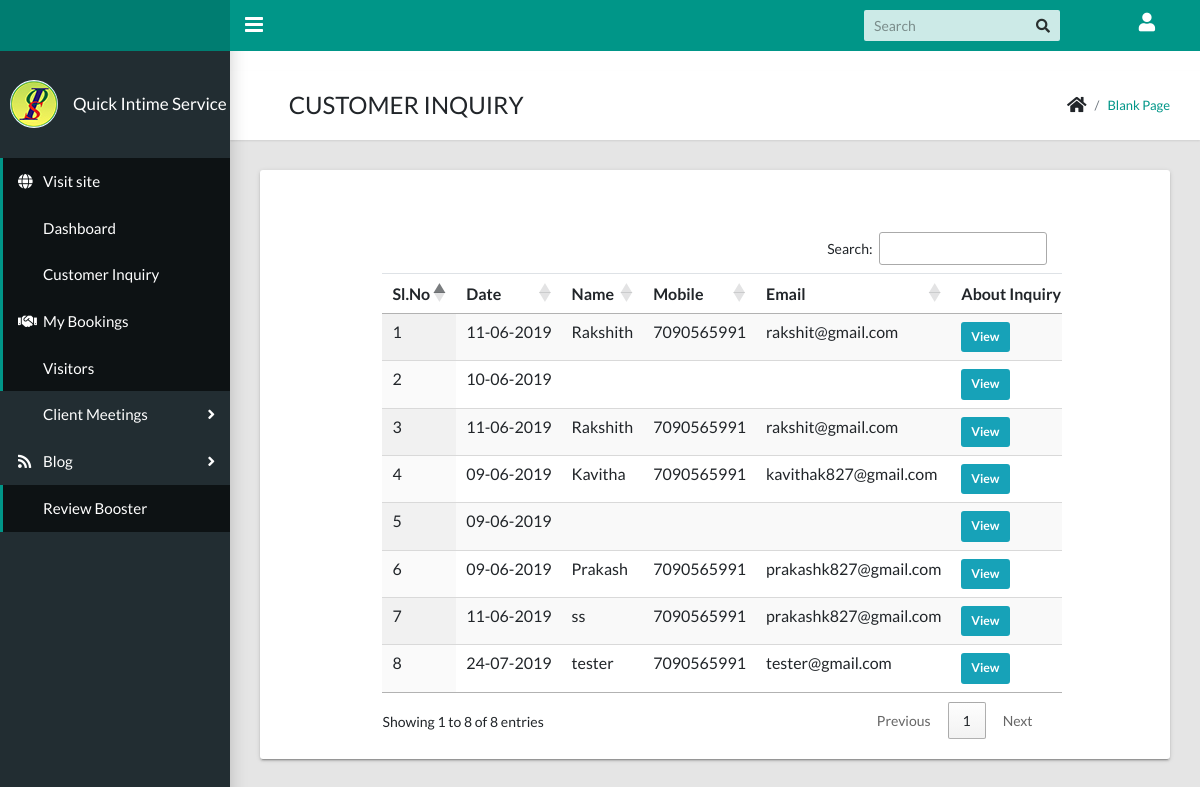
Screenshot of /Reference_Website/admin/customer_inquiry.php (signed in) with the database file from the repository.
### tables this page shows
CREATE TABLE IF NOT EXISTS `enquiry` (
  `id` int(200) NOT NULL AUTO_INCREMENT,
  `date` varchar(20) NOT NULL,
  `name` varchar(50) NOT NULL,
  `email` varchar(50) NOT NULL,
  `mobile` varchar(15) NOT NULL,
  `msg` text NOT NULL,
  PRIMARY KEY (`id`)
);

### Reference_Website/admin/customer_inquiry.php (the view, shortened to what this page needs)
<?php
include_once('../db/db.php');
?>
<!DOCTYPE html>
<html lang="en">
  <head>
    <link rel="stylesheet" type="text/css" href="css/main.css">
	<link rel="stylesheet" href="https://cdn.datatables.net/1.10.19/css/jquery.dataTables.min.css"/>
	<link rel="stylesheet" href="https://cdn.datatables.net/buttons/1.5.2/css/buttons.dataTables.min.css"/>
    <link rel="stylesheet" type="text/css" href="https://maxcdn.bootstrapcdn.com/font-awesome/4.7.0/css/font-awesome.min.css">
	<link rel="stylesheet" href="https://use.fontawesome.com/releases/v5.8.1/css/all.css">
  </head>
  <body class="app sidebar-mini rtl">
		<?php include_once('menu.php');?>
    <main class="app-content">
      <div class="app-title">
        <div>
          <h1><i class="fa fa-dashboard"></i> CUSTOMER INQUIRY</h1>
        </div>
        <ul class="app-breadcrumb breadcrumb">
          <li class="breadcrumb-item"><i class="fa fa-home fa-lg"></i></li>
          <li class="breadcrumb-item"><a href="#">Blank Page</a></li>
        </ul>
      </div>
      <div class="row">
        <div class="col-md-12">
          <div class="tile">
            <div class="tile-body">
					<div class="container-fluid">
<?php
$sel="SELECT * FROM `enquiry`";
$exe=mysqli_query($conn,$sel);
if(mysqli_num_rows($exe)==0)
{
	echo "No Customer to Show";
}
else
{
?>
  <div class="row">
    <div class="col-sm-1"></div>
    <div class="col-sm-10" >
		<div class="col-sm-12 scroll_on " >
			<br/><br/>
			<table class="table display nowrap" id="example" style="width:100%">
				<thead>
					  <tr>
  						<th>Sl.No</th>
  						<th>Date</th>
  						<th>Name</th>
  						<th>Mobile</th>
  						<th>Email</th>
  						 <th>About Inquiry</th>
					  </tr>
				</thead>
				<tbody>
				<?php
				$i=0;
			while($data=mysqli_fetch_assoc($exe))
			{
?>
					 <tr>
						<td><?php echo $i=$i+1;?></td>
						<td><?php echo $data['date'];?></td>
						<td><?php echo $data['name'];?></td>
						<td><?php echo $data['mobile'];?></td>
						<td><?php echo $data['email'];?></td>
						<td>
							<button type="button" class="btn btn-info btn-sm" data-toggle="modal" data-target="#<?php echo $data['id'];?>">View</button>
						</td>
				    </tr>
			<?php
			}
			}
			?>
		</tbody>
			</table>
</div>
</div>
</div>
				</div>
			</div>
          </div>
        </div>
      </div>
    </main>
  </body>
</html>

### Reference_Website/admin/customer_inquiry.php (style rules this page uses)
.scroll_on { overflow:scroll; width:100%; }

### rows the page displays
enquiry: date "11-06-2019", name "Rakshith", mobile "7090565991", email "rakshit@gmail.com"
enquiry: i "2", date "10-06-2019"
enquiry: i "3", date "11-06-2019", name "Rakshith", mobile "7090565991", email "rakshit@gmail.com"
enquiry: i "4", date "09-06-2019", name "Kavitha", mobile "7090565991", email "kavithak827@gmail.com"
enquiry: i "5", date "09-06-2019"
enquiry: i "6", date "09-06-2019", name "Prakash", mobile "7090565991", email "prakashk827@gmail.com"
enquiry: i "7", date "11-06-2019", name "ss", mobile "7090565991", email "prakashk827@gmail.com"
enquiry: i "8", date "24-07-2019", name "tester", mobile "7090565991", email "tester@gmail.com"

### other values shown
$uname "Quick Intime Service"
